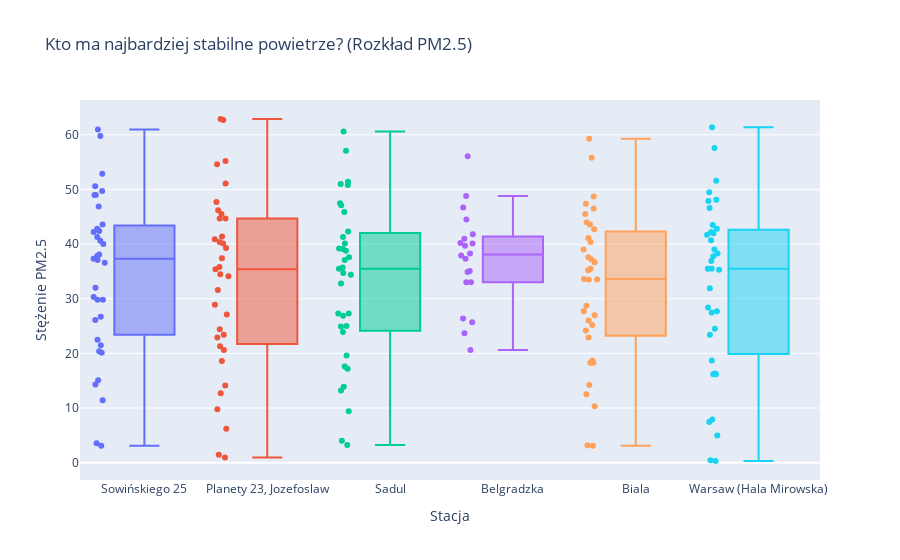

The notebook cell saved with this chart:
### Code cell
# Wybieram tylko PM2.5 (bo to główny wskaźnik smogu)
df_box = pdf[pdf['parameter'] == 'pm25']

fig = px.box(df_box, 
             x="location_name", 
             y="value", 
             color="location_name",
             title="Kto ma najbardziej stabilne powietrze? (Rozkład PM2.5)",
             points="all",
             hover_data=["datetimelocal"])

fig.update_layout(
    xaxis_title="Stacja",
    yaxis_title="Stężenie PM2.5",
    showlegend=False 
)

fig.show()

### Figure 1 — Plotly figure (JSON) as saved in the notebook; plotly's stock layout.template omitted (floating-point values rounded to 4 significant figures)
{"data": [{"alignmentgroup": "True", "boxpoints": "all", "customdata": [["2025-12-01T00:00:00.000000000"], ["2025-12-02T00:00:00.000000000"], ["2025-12-03T00:00:00.000000000"], ["2025-12-04T00:00:00.000000000"], ["2025-12-05T00:00:00.000000000"], ["2025-12-06T00:00:00.000000000"], ["2025-12-07T00:00:00.000000000"], ["2025-12-08T00:00:00.000000000"], ["2025-12-09T00:00:00.000000000"], ["2025-12-10T00:00:00.000000000"], ["2025-12-11T00:00:00.000000000"], ["2025-12-12T00:00:00.000000000"], ["2025-12-13T00:00:00.000000000"], ["2025-12-14T00:00:00.000000000"], ["2025-12-15T00:00:00.000000000"], ["2025-12-16T00:00:00.000000000"], ["2025-12-17T00:00:00.000000000"], ["2025-12-18T00:00:00.000000000"], ["2025-12-19T00:00:00.000000000"], ["2025-12-20T00:00:00.000000000"], ["2025-12-21T00:00:00.000000000"], ["2025-12-22T00:00:00.000000000"], ["2025-12-23T00:00:00.000000000"], ["2025-12-24T00:00:00.000000000"], ["2025-12-25T00:00:00.000000000"], ["2025-12-26T00:00:00.000000000"], ["2025-12-27T00:00:00.000000000"], ["2025-12-28T00:00:00.000000000"], ["2025-12-29T00:00:00.000000000"], ["2025-12-30T00:00:00.000000000"], ["2025-12-31T00:00:00.000000000"], ["2026-01-01T00:00:00.000000000"], ["2026-01-02T00:00:00.000000000"], ["2026-01-03T00:00:00.000000000"], ["2026-01-04T00:00:00.000000000"]], "hovertemplate": "location_name=%{x}<br>value=%{y}<br>datetimelocal=%{customdata[0]}<extra></extra>", "legendgroup": "Sowińskiego 25", "marker": {"color": "#636efa"}, "name": "Sowińskiego 25", "notched": false, "offsetgroup": "Sowińskiego 25", "orientation": "v", "showlegend": true, "type": "box", "x": ["Sowińskiego 25", "Sowińskiego 25", "Sowińskiego 25", "Sowińskiego 25", "Sowińskiego 25", "Sowińskiego 25", "Sowińskiego 25", "Sowińskiego 25", "Sowińskiego 25", "Sowińskiego 25", "Sowińskiego 25", "Sowińskiego 25", "Sowińskiego 25", "Sowińskiego 25", "Sowińskiego 25", "Sowińskiego 25", "Sowińskiego 25", "Sowińskiego 25", "Sowińskiego 25", "Sowińskiego 25", "Sowińskiego 25", "Sowińskiego 25", "Sowińskiego 25", "Sowińskiego 25", "Sowińskiego 25", "Sowińskiego 25", "Sowińskiego 25", "Sowińskiego 25", "Sowińskiego 25", "Sowińskiego 25", "Sowińskiego 25", "Sowińskiego 25", "Sowińskiego 25", "Sowińskiego 25", "Sowińskiego 25"], "x0": " ", "xaxis": "x", "y": [50.6, 38.1, 36.6, 42.2, 41.3, 37.3, 37.1, 43.6, 29.8, 40.6, 29.8, 22.5, 40.0, 26.1, 42.4, 52.9, 59.8, 46.9, 49.7, 49.0, 37.8, 30.3, 20.1, 21.5, 42.8, 61.0, 32.0, 3.54, 26.7, 3.07, 20.4, 49.0, 15.1, 11.4, 14.3], "y0": " ", "yaxis": "y"}, {"alignmentgroup": "True", "boxpoints": "all", "customdata": [["2025-12-01T00:00:00.000000000"], ["2025-12-02T00:00:00.000000000"], ["2025-12-03T00:00:00.000000000"], ["2025-12-04T00:00:00.000000000"], ["2025-12-05T00:00:00.000000000"], ["2025-12-06T00:00:00.000000000"], ["2025-12-07T00:00:00.000000000"], ["2025-12-08T00:00:00.000000000"], ["2025-12-09T00:00:00.000000000"], ["2025-12-10T00:00:00.000000000"], ["2025-12-11T00:00:00.000000000"], ["2025-12-12T00:00:00.000000000"], ["2025-12-13T00:00:00.000000000"], ["2025-12-14T00:00:00.000000000"], ["2025-12-15T00:00:00.000000000"], ["2025-12-16T00:00:00.000000000"], ["2025-12-17T00:00:00.000000000"], ["2025-12-18T00:00:00.000000000"], ["2025-12-19T00:00:00.000000000"], ["2025-12-20T00:00:00.000000000"], ["2025-12-21T00:00:00.000000000"], ["2025-12-22T00:00:00.000000000"], ["2025-12-23T00:00:00.000000000"], ["2025-12-24T00:00:00.000000000"], ["2025-12-25T00:00:00.000000000"], ["2025-12-26T00:00:00.000000000"], ["2025-12-27T00:00:00.000000000"], ["2025-12-28T00:00:00.000000000"], ["2025-12-29T00:00:00.000000000"], ["2025-12-30T00:00:00.000000000"], ["2025-12-31T00:00:00.000000000"], ["2026-01-01T00:00:00.000000000"], ["2026-01-02T00:00:00.000000000"], ["2026-01-03T00:00:00.000000000"], ["2026-01-04T00:00:00.000000000"]], "hovertemplate": "location_name=%{x}<br>value=%{y}<br>datetimelocal=%{customdata[0]}<extra></extra>", "legendgroup": "Planety 23, Jozefoslaw", "marker": {"color": "#EF553B"}, "name": "Planety 23, Jozefoslaw", "notched": false, "offsetgroup": "Planety 23, Jozefoslaw", "orientation": "v", "showlegend": true, "type": "box", "x": ["Planety 23, Jozefoslaw", "Planety 23, Jozefoslaw", "Planety 23, Jozefoslaw", "Planety 23, Jozefoslaw", "Planety 23, Jozefoslaw", "Planety 23, Jozefoslaw", "Planety 23, Jozefoslaw", "Planety 23, Jozefoslaw", "Planety 23, Jozefoslaw", "Planety 23, Jozefoslaw", "Planety 23, Jozefoslaw", "Planety 23, Jozefoslaw", "Planety 23, Jozefoslaw", "Planety 23, Jozefoslaw", "Planety 23, Jozefoslaw", "Planety 23, Jozefoslaw", "Planety 23, Jozefoslaw", "Planety 23, Jozefoslaw", "Planety 23, Jozefoslaw", "Planety 23, Jozefoslaw", "Planety 23, Jozefoslaw", "Planety 23, Jozefoslaw", "Planety 23, Jozefoslaw", "Planety 23, Jozefoslaw", "Planety 23, Jozefoslaw", "Planety 23, Jozefoslaw", "Planety 23, Jozefoslaw", "Planety 23, Jozefoslaw", "Planety 23, Jozefoslaw", "Planety 23, Jozefoslaw", "Planety 23, Jozefoslaw", "Planety 23, Jozefoslaw", "Planety 23, Jozefoslaw", "Planety 23, Jozefoslaw", "Planety 23, Jozefoslaw"], "x0": " ", "xaxis": "x", "y": [51.1, 35.4, 34.5, 44.7, 40.9, 34.1, 35.8, 41.4, 27.1, 39.3, 24.4, 18.6, 40.1, 23.4, 40.4, 54.6, 62.9, 45.5, 46.2, 47.7, 37.4, 31.6, 14.1, 21.3, 55.2, 62.7, 28.9, 1.46, 22.9, 0.956, 20.6, 44.7, 9.76, 6.19, 12.7], "y0": " ", "yaxis": "y"}, {"alignmentgroup": "True", "boxpoints": "all", "customdata": [["2025-12-01T00:00:00.000000000"], ["2025-12-02T00:00:00.000000000"], ["2025-12-03T00:00:00.000000000"], ["2025-12-04T00:00:00.000000000"], ["2025-12-05T00:00:00.000000000"], ["2025-12-06T00:00:00.000000000"], ["2025-12-07T00:00:00.000000000"], ["2025-12-08T00:00:00.000000000"], ["2025-12-09T00:00:00.000000000"], ["2025-12-10T00:00:00.000000000"], ["2025-12-11T00:00:00.000000000"], ["2025-12-12T00:00:00.000000000"], ["2025-12-13T00:00:00.000000000"], ["2025-12-14T00:00:00.000000000"], ["2025-12-15T00:00:00.000000000"], ["2025-12-16T00:00:00.000000000"], ["2025-12-17T00:00:00.000000000"], ["2025-12-18T00:00:00.000000000"], ["2025-12-19T00:00:00.000000000"], ["2025-12-20T00:00:00.000000000"], ["2025-12-21T00:00:00.000000000"], ["2025-12-22T00:00:00.000000000"], ["2025-12-23T00:00:00.000000000"], ["2025-12-24T00:00:00.000000000"], ["2025-12-25T00:00:00.000000000"], ["2025-12-26T00:00:00.000000000"], ["2025-12-27T00:00:00.000000000"], ["2025-12-28T00:00:00.000000000"], ["2025-12-29T00:00:00.000000000"], ["2025-12-30T00:00:00.000000000"], ["2025-12-31T00:00:00.000000000"], ["2026-01-01T00:00:00.000000000"], ["2026-01-02T00:00:00.000000000"], ["2026-01-03T00:00:00.000000000"], ["2026-01-04T00:00:00.000000000"]], "hovertemplate": "location_name=%{x}<br>value=%{y}<br>datetimelocal=%{customdata[0]}<extra></extra>", "legendgroup": "Sadul", "marker": {"color": "#00cc96"}, "name": "Sadul", "notched": false, "offsetgroup": "Sadul", "orientation": "v", "showlegend": true, "type": "box", "x": ["Sadul", "Sadul", "Sadul", "Sadul", "Sadul", "Sadul", "Sadul", "Sadul", "Sadul", "Sadul", "Sadul", "Sadul", "Sadul", "Sadul", "Sadul", "Sadul", "Sadul", "Sadul", "Sadul", "Sadul", "Sadul", "Sadul", "Sadul", "Sadul", "Sadul", "Sadul", "Sadul", "Sadul", "Sadul", "Sadul", "Sadul", "Sadul", "Sadul", "Sadul", "Sadul"], "x0": " ", "xaxis": "x", "y": [51.0, 34.7, 34.4, 39.2, 37.1, 35.7, 42.3, 41.3, 27.3, 38.8, 26.9, 17.6, 37.6, 23.9, 39.1, 50.8, 60.6, 47.5, 45.9, 47.1, 35.5, 32.8, 17.2, 25.0, 51.4, 57.1, 27.3, 3.24, 24.9, 4.0, 19.6, 40.1, 13.9, 9.42, 13.2], "y0": " ", "yaxis": "y"}, {"alignmentgroup": "True", "boxpoints": "all", "customdata": [["2025-12-01T00:00:00.000000000"], ["2025-12-02T00:00:00.000000000"], ["2025-12-03T00:00:00.000000000"], ["2025-12-04T00:00:00.000000000"], ["2025-12-05T00:00:00.000000000"], ["2025-12-06T00:00:00.000000000"], ["2025-12-07T00:00:00.000000000"], ["2025-12-08T00:00:00.000000000"], ["2025-12-09T00:00:00.000000000"], ["2025-12-10T00:00:00.000000000"], ["2025-12-11T00:00:00.000000000"], ["2025-12-12T00:00:00.000000000"], ["2025-12-13T00:00:00.000000000"], ["2025-12-14T00:00:00.000000000"], ["2025-12-15T00:00:00.000000000"], ["2025-12-16T00:00:00.000000000"], ["2025-12-17T00:00:00.000000000"], ["2025-12-18T00:00:00.000000000"], ["2025-12-19T00:00:00.000000000"], ["2025-12-20T00:00:00.000000000"]], "hovertemplate": "location_name=%{x}<br>value=%{y}<br>datetimelocal=%{customdata[0]}<extra></extra>", "legendgroup": "Belgradzka", "marker": {"color": "#ab63fa"}, "name": "Belgradzka", "notched": false, "offsetgroup": "Belgradzka", "orientation": "v", "showlegend": true, "type": "box", "x": ["Belgradzka", "Belgradzka", "Belgradzka", "Belgradzka", "Belgradzka", "Belgradzka", "Belgradzka", "Belgradzka", "Belgradzka", "Belgradzka", "Belgradzka", "Belgradzka", "Belgradzka", "Belgradzka", "Belgradzka", "Belgradzka", "Belgradzka", "Belgradzka", "Belgradzka", "Belgradzka"], "x0": " ", "xaxis": "x", "y": [46.7, 34.9, 33.0, 40.2, 39.7, 33.0, 35.1, 40.1, 26.4, 38.3, 25.7, 20.6, 37.3, 23.7, 37.9, 48.8, 56.1, 41.8, 44.5, 41.0], "y0": " ", "yaxis": "y"}, {"alignmentgroup": "True", "boxpoints": "all", "customdata": [["2025-12-01T00:00:00.000000000"], ["2025-12-02T00:00:00.000000000"], ["2025-12-03T00:00:00.000000000"], ["2025-12-04T00:00:00.000000000"], ["2025-12-05T00:00:00.000000000"], ["2025-12-06T00:00:00.000000000"], ["2025-12-07T00:00:00.000000000"], ["2025-12-08T00:00:00.000000000"], ["2025-12-09T00:00:00.000000000"], ["2025-12-10T00:00:00.000000000"], ["2025-12-11T00:00:00.000000000"], ["2025-12-12T00:00:00.000000000"], ["2025-12-13T00:00:00.000000000"], ["2025-12-14T00:00:00.000000000"], ["2025-12-15T00:00:00.000000000"], ["2025-12-16T00:00:00.000000000"], ["2025-12-17T00:00:00.000000000"], ["2025-12-18T00:00:00.000000000"], ["2025-12-19T00:00:00.000000000"], ["2025-12-20T00:00:00.000000000"], ["2025-12-21T00:00:00.000000000"], ["2025-12-22T00:00:00.000000000"], ["2025-12-23T00:00:00.000000000"], ["2025-12-24T00:00:00.000000000"], ["2025-12-25T00:00:00.000000000"], ["2025-12-26T00:00:00.000000000"], ["2025-12-27T00:00:00.000000000"], ["2025-12-28T00:00:00.000000000"], ["2025-12-29T00:00:00.000000000"], ["2025-12-30T00:00:00.000000000"], ["2025-12-31T00:00:00.000000000"], ["2026-01-01T00:00:00.000000000"], ["2026-01-02T00:00:00.000000000"], ["2026-01-03T00:00:00.000000000"], ["2026-01-04T00:00:00.000000000"]], "hovertemplate": "location_name=%{x}<br>value=%{y}<br>datetimelocal=%{customdata[0]}<extra></extra>", "legendgroup": "Biala", "marker": {"color": "#FFA15A"}, "name": "Biala", "notched": false, "offsetgroup": "Biala", "orientation": "v", "showlegend": true, "type": "box", "x": ["Biala", "Biala", "Biala", "Biala", "Biala", "Biala", "Biala", "Biala", "Biala", "Biala", "Biala", "Biala", "Biala", "Biala", "Biala", "Biala", "Biala", "Biala", "Biala", "Biala", "Biala", "Biala", "Biala", "Biala", "Biala", "Biala", "Biala", "Biala", "Biala", "Biala", "Biala", "Biala", "Biala", "Biala", "Biala"], "x0": " ", "xaxis": "x", "y": [46.5, 35.2, 33.6, 39.0, 37.6, 33.5, 35.5, 41.1, 27.0, 37.2, 27.7, 18.3, 36.7, 24.2, 40.4, 48.7, 55.8, 44.0, 47.4, 45.5, 33.5, 26.0, 18.7, 22.9, 43.6, 59.3, 28.7, 3.18, 25.2, 3.11, 18.3, 42.7, 14.2, 10.3, 12.5], "y0": " ", "yaxis": "y"}, {"alignmentgroup": "True", "boxpoints": "all", "customdata": [["2025-12-01T00:00:00.000000000"], ["2025-12-02T00:00:00.000000000"], ["2025-12-03T00:00:00.000000000"], ["2025-12-04T00:00:00.000000000"], ["2025-12-05T00:00:00.000000000"], ["2025-12-06T00:00:00.000000000"], ["2025-12-07T00:00:00.000000000"], ["2025-12-08T00:00:00.000000000"], ["2025-12-09T00:00:00.000000000"], ["2025-12-10T00:00:00.000000000"], ["2025-12-11T00:00:00.000000000"], ["2025-12-12T00:00:00.000000000"], ["2025-12-13T00:00:00.000000000"], ["2025-12-14T00:00:00.000000000"], ["2025-12-15T00:00:00.000000000"], ["2025-12-16T00:00:00.000000000"], ["2025-12-17T00:00:00.000000000"], ["2025-12-18T00:00:00.000000000"], ["2025-12-19T00:00:00.000000000"], ["2025-12-20T00:00:00.000000000"], ["2025-12-21T00:00:00.000000000"], ["2025-12-22T00:00:00.000000000"], ["2025-12-23T00:00:00.000000000"], ["2025-12-24T00:00:00.000000000"], ["2025-12-25T00:00:00.000000000"], ["2025-12-26T00:00:00.000000000"], ["2025-12-27T00:00:00.000000000"], ["2025-12-28T00:00:00.000000000"], ["2025-12-29T00:00:00.000000000"], ["2025-12-30T00:00:00.000000000"], ["2025-12-31T00:00:00.000000000"], ["2026-01-01T00:00:00.000000000"], ["2026-01-02T00:00:00.000000000"], ["2026-01-03T00:00:00.000000000"], ["2026-01-04T00:00:00.000000000"]], "hovertemplate": "location_name=%{x}<br>value=%{y}<br>datetimelocal=%{customdata[0]}<extra></extra>", "legendgroup": "Warsaw (Hala Mirowska)", "marker": {"color": "#19d3f3"}, "name": "Warsaw (Hala Mirowska)", "notched": false, "offsetgroup": "Warsaw (Hala Mirowska)", "orientation": "v", "showlegend": true, "type": "box", "x": ["Warsaw (Hala Mirowska)", "Warsaw (Hala Mirowska)", "Warsaw (Hala Mirowska)", "Warsaw (Hala Mirowska)", "Warsaw (Hala Mirowska)", "Warsaw (Hala Mirowska)", "Warsaw (Hala Mirowska)", "Warsaw (Hala Mirowska)", "Warsaw (Hala Mirowska)", "Warsaw (Hala Mirowska)", "Warsaw (Hala Mirowska)", "Warsaw (Hala Mirowska)", "Warsaw (Hala Mirowska)", "Warsaw (Hala Mirowska)", "Warsaw (Hala Mirowska)", "Warsaw (Hala Mirowska)", "Warsaw (Hala Mirowska)", "Warsaw (Hala Mirowska)", "Warsaw (Hala Mirowska)", "Warsaw (Hala Mirowska)", "Warsaw (Hala Mirowska)", "Warsaw (Hala Mirowska)", "Warsaw (Hala Mirowska)", "Warsaw (Hala Mirowska)", "Warsaw (Hala Mirowska)", "Warsaw (Hala Mirowska)", "Warsaw (Hala Mirowska)", "Warsaw (Hala Mirowska)", "Warsaw (Hala Mirowska)", "Warsaw (Hala Mirowska)", "Warsaw (Hala Mirowska)", "Warsaw (Hala Mirowska)", "Warsaw (Hala Mirowska)", "Warsaw (Hala Mirowska)", "Warsaw (Hala Mirowska)"], "x0": " ", "xaxis": "x", "y": [48.1, 36.9, 35.5, 42.0, 40.7, 35.3, 37.8, 42.8, 27.7, 39.0, 31.9, 16.2, 38.3, 23.4, 41.7, 51.6, 57.6, 46.6, 49.5, 47.9, 35.5, 27.5, 16.2, 18.7, 43.5, 61.4, 28.4, 0.3, 24.5, 0.416, 16.3, 42.2, 7.89, 4.95, 7.42], "y0": " ", "yaxis": "y"}], "layout": {"boxmode": "overlay", "legend": {"title": {"text": "location_name"}, "tracegroupgap": 0}, "showlegend": false, "title": {"text": "Kto ma najbardziej stabilne powietrze? (Rozkład PM2.5)"}, "xaxis": {"anchor": "y", "categoryarray": ["Sowińskiego 25", "Planety 23, Jozefoslaw", "Sadul", "Belgradzka", "Biala", "Warsaw (Hala Mirowska)"], "categoryorder": "array", "domain": [0, 1], "title": {"text": "Stacja"}}, "yaxis": {"anchor": "x", "domain": [0, 1], "title": {"text": "Stężenie PM2.5"}}}}
